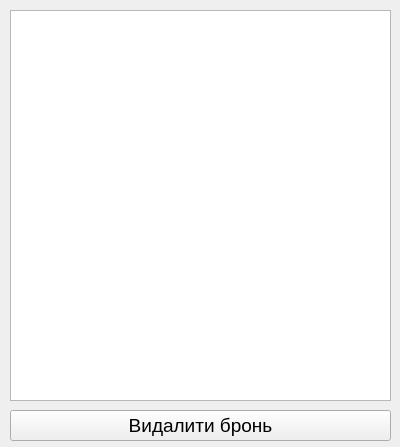
<?xml version="1.0" encoding="UTF-8"?>
<ui version="4.0">
 <class>reservesTableWindow</class>
 <widget class="QWidget" name="reservesTableWindow">
  <property name="geometry">
   <rect>
    <x>0</x>
    <y>0</y>
    <width>400</width>
    <height>447</height>
   </rect>
  </property>
  <property name="font">
   <font>
    <family>Segoe UI</family>
    <pointsize>14</pointsize>
   </font>
  </property>
  <property name="windowTitle">
   <string>Користувач</string>
  </property>
  <widget class="QLabel" name="label_4">
   <property name="geometry">
    <rect>
     <x>490</x>
     <y>20</y>
     <width>31</width>
     <height>31</height>
    </rect>
   </property>
   <property name="styleSheet">
    <string notr="true">background-image:url(cart.png)</string>
   </property>
   <property name="text">
    <string/>
   </property>
  </widget>
  <widget class="QTableWidget" name="reservesTableWidget">
   <property name="geometry">
    <rect>
     <x>10</x>
     <y>10</y>
     <width>381</width>
     <height>391</height>
    </rect>
   </property>
  </widget>
  <widget class="QPushButton" name="deleteReserveButton">
   <property name="geometry">
    <rect>
     <x>10</x>
     <y>410</y>
     <width>381</width>
     <height>31</height>
    </rect>
   </property>
   <property name="text">
    <string>Видалити бронь</string>
   </property>
  </widget>
 </widget>
 <resources/>
 <connections/>
</ui>
